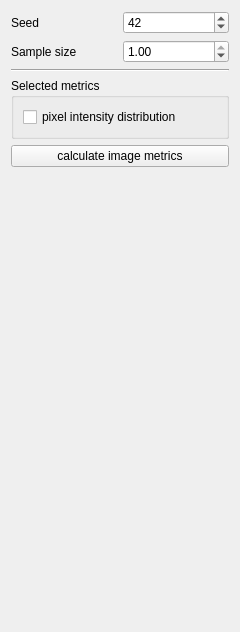
      <widget class="QWidget" name="dataTab">
       <property name="toolTipDuration">
        <number>-6</number>
       </property>
       <attribute name="title">
        <string>Dataset</string>
       </attribute>
       <layout class="QVBoxLayout" name="verticalLayout_7">
        <item>
         <layout class="QHBoxLayout" name="datasetMetricGroup">
          <item>
           <widget class="QLabel" name="seedLabel">
            <property name="text">
             <string>Seed</string>
            </property>
           </widget>
          </item>
          <item>
           <widget class="QSpinBox" name="seed">
            <property name="value">
             <number>42</number>
            </property>
           </widget>
          </item>
         </layout>
        </item>
        <item>
         <layout class="QHBoxLayout" name="horizontalLayout">
          <item>
           <widget class="QLabel" name="SSLabel">
            <property name="text">
             <string>Sample size</string>
            </property>
           </widget>
          </item>
          <item>
           <widget class="QDoubleSpinBox" name="sampleSize">
            <property name="maximum">
             <double>1.000000000000000</double>
            </property>
            <property name="singleStep">
             <double>0.050000000000000</double>
            </property>
            <property name="value">
             <double>1.000000000000000</double>
            </property>
           </widget>
          </item>
         </layout>
        </item>
        <item>
         <widget class="Line" name="line">
          <property name="orientation">
           <enum>Qt::Orientation::Horizontal</enum>
          </property>
         </widget>
        </item>
        <item>
         <widget class="QGroupBox" name="groupBox_7">
          <property name="title">
           <string>Selected metrics</string>
          </property>
          <layout class="QVBoxLayout" name="verticalLayout">
           <item>
            <widget class="QCheckBox" name="getPixDist">
             <property name="text">
              <string>pixel intensity distribution</string>
             </property>
            </widget>
           </item>
          </layout>
         </widget>
        </item>
        <item>
         <widget class="QPushButton" name="getImgMetrics">
          <property name="text">
           <string>calculate image metrics</string>
          </property>
         </widget>
        </item>
        <item>
         <spacer name="verticalSpacer">
          <property name="orientation">
           <enum>Qt::Orientation::Vertical</enum>
          </property>
          <property name="sizeHint" stdset="0">
           <size>
            <width>218</width>
            <height>454</height>
           </size>
          </property>
         </spacer>
        </item>
       </layout>
      </widget>
